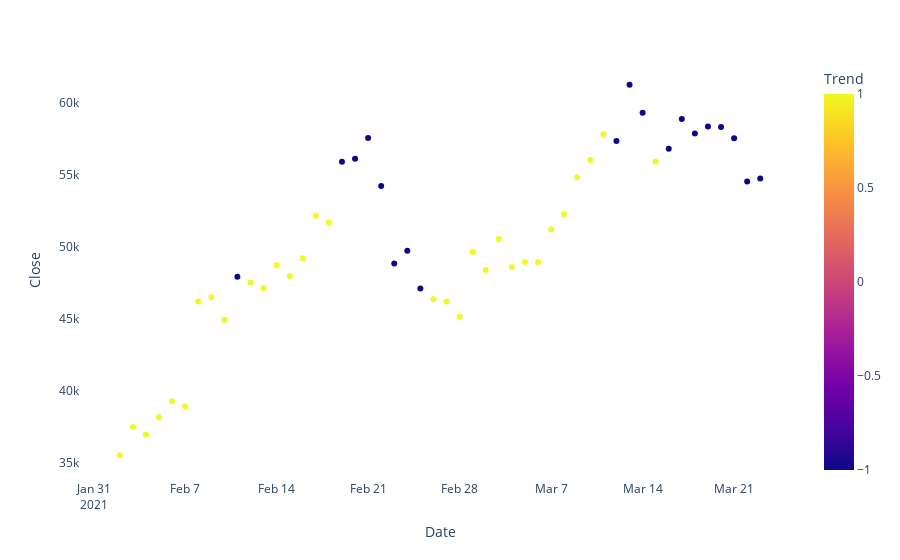

Notebook source saved alongside this figure:
### Code cell
fig = px.scatter(trends, y='Close', color='Trend') 
fig.update_layout({
    'plot_bgcolor': 'rgba(0, 0, 0, 0)',
    'paper_bgcolor': 'rgba(0, 0, 0, 0)',
})
fig.show()
